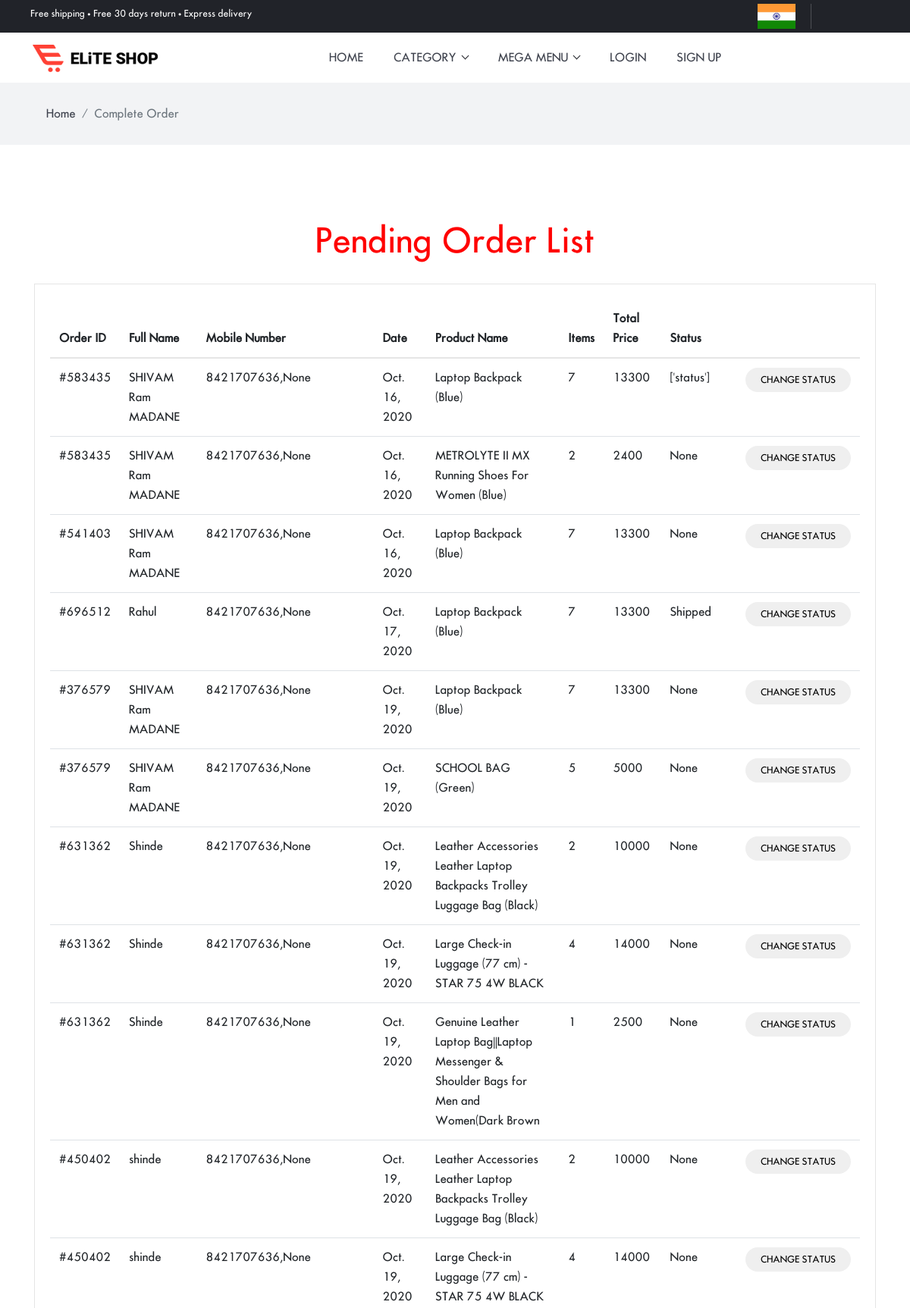
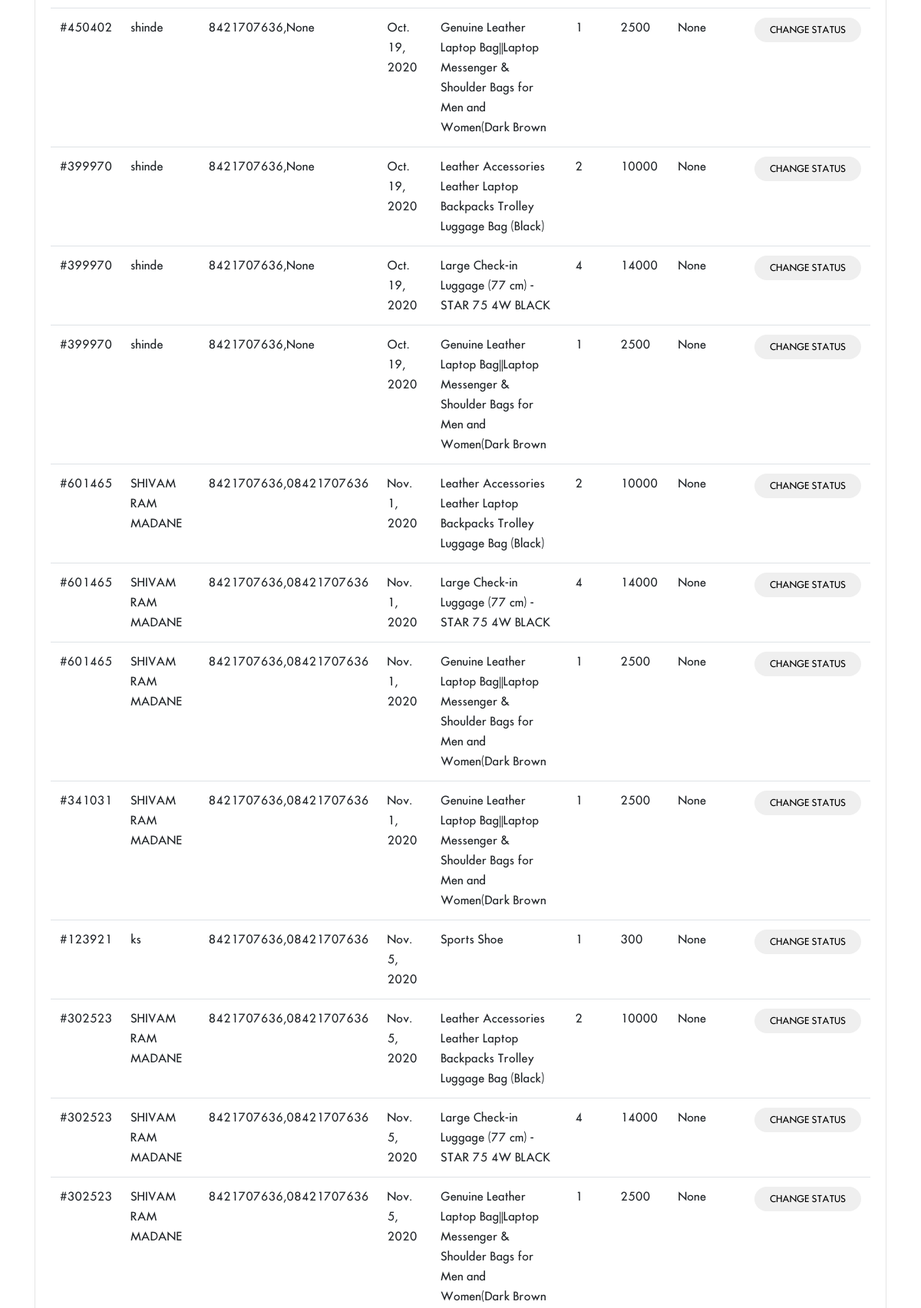
/otherthan/ (upper part), run on the app's committed database (2 pictures, top to bottom).
### shopping/models.py (models this page shows, shortened)
class order_product_detail(models.Model):
    order_detail=models.ForeignKey(order_product, on_delete=models.CASCADE, null=True)
    pro = models.ForeignKey(Product, on_delete=models.CASCADE, null=True,blank=True)
    quantity=models.IntegerField(null=True)
    estimated_date=models.DateField(null=True)
    total_amount=models.IntegerField(null=True)
    status = models.CharField(max_length=100, null=True, choices=status,blank=True)

class order_product(models.Model):
    usr = models.ForeignKey(User, on_delete=models.CASCADE, null=True)
    fullname=models.CharField(max_length=100,null=True)
    house_no=models.CharField(max_length=100,null=True,blank=True)
    area_name = models.CharField(max_length=100, null=True)
    landmark = models.CharField(max_length=100, null=True,blank=True)
    state_city = models.CharField(max_length=100, null=True)
    email=models.CharField(max_length=100,null=True,blank=True)
    pincode= models.CharField(max_length=100, null=True)
    mob1 = models.CharField(max_length=100, null=True)
    mob2 = models.CharField(max_length=100, null=True,blank=True)
    date=models.DateField(blank=True,null=True)
    order_id = models.CharField(max_length=100, null=True,blank=True)
    payment_status=models.CharField(max_length=100,default='Not Done',blank=True)
    payment_id=models.CharField(max_length=100, null=True,blank=True)
    amount=models.IntegerField(null=True,blank=True)

class Product(models.Model):
    Subcat = models.ForeignKey(Subcategory, on_delete=models.CASCADE, null=True)
    name = models.CharField(max_length=100,null=True)
    price = models.IntegerField(null=True)
    stock = models.IntegerField(null=True)
    img1 =models.FileField(null=True)
    img2 = models.FileField(null=True)
    img3 = models.FileField(null=True)
    des=models.TextField(null=True)
    rate=models.IntegerField(null=True)
    size=models.CharField(max_length=100,null=True,blank=True)

### shopping/views.py (the view)
# urls.py: path('otherthan/',other,name='oth'),
def other(request):
    data=[]
    pending_order = order_product_detail.objects.all()
    for i in pending_order:
        if i.status != 'Delivered':
            data.append(i)
    d={'data':data,"allcat": allcat,'mycart':mycartdata(request.user)}
    return render(request,'pen.html',d)

### shopping/views.py (called while the page is built)
def allcat():
    allcat = Category.objects.all()
    return allcat

def mycartdata(User=None):
    cartlist = []
    if User.is_authenticated:
        cart=AddToCart.objects.filter(usr=User)[::-1]
        cartlist=cart[:2]
    return cartlist

### shopping/templates/pen.html
{% extends 'base.html' %}
{% load static %}
{% block body %}
<div class="main-wrapper">
<nav class="bg-gray py-3">
  <div class="container">
    <ol class="breadcrumb">
      <li class="breadcrumb-item"><a href="index-2.html">Home</a></li>
      <li class="breadcrumb-item active" aria-current="page">Complete Order</li>
    </ol>
  </div>
</nav>
<section class="user-dashboard section">
	<div class="container">
		<div class="row">
			<div class="col-md-12">
				<center><h1 style="color:red;font-style:monospace;">Pending Order List</h1></center>
				<div class="dashboard-wrapper user-dashboard">
					<div class="table-responsive">
						<table class="table">
							<thead>
								<tr>
									<th>Order ID</th>
									<th>Full Name</th>
									<th>Mobile Number</th>
									<th>Date</th>
									<th>Product Name</th>
									<th>Items</th>
									<th>Total Price</th>
									<th>Status</th>
								</tr>
							</thead>
							<tbody>
							{% for i in data %}
								<tr>
									<td>#{{ i.order_detail.order_id }}</td>
									<td>{{ i.order_detail.fullname }}</td>
									<td>{{ i.order_detail.mob1 }},{{ i.order_detail.mob2 }}</td>
									<td>{{ i.order_detail.date }}</td>
									<td>{{ i.pro.name }}</td>
									<td>{{ i.quantity }}</td>
									<td>{{ i.total_amount }}</td>
									<td>{{ i.status }}</td>
									<td><a href="{% url 'change' i.id%}"><button class="btn btn-sm">Change Status</button></a> </td>
								</tr>
							{% endfor %}
							</tbody>
						</table>
					</div>
				</div>
			</div>
		</div>
	</div>
</section>
{% endblock %}

### static/css/style.css (style rules this page uses)
body { line-height: 26px; font-family: "futura_icgregular"; font-weight: 400; -webkit-font-smoothing: antialiased; font-size: 15px; }
h1, h2, h3, h4, h5, h6, .h1, .h2, .h3, .h4, .h5, .h6 { color: #3f434e; font-family: "futura_icgregular"; font-weight: 400; }
h1, .h1 { font-size: 44px; }
.btn { font-size: 15px; font-family: "futura_icgregular"; text-transform: uppercase; padding: 16.5px 45px; font-weight: 400; border: 0; border-radius: 40px; position: relative; transition: .2s ease; }
.btn-sm { padding: 7px 20px; font-size: 12px; }
body { background-color: #fff; overflow-x: hidden; }
ol, ul { list-style-type: none; margin: 0px; }
a, a:hover, a:focus { text-decoration: none; }
a, button, select, input, label { cursor: pointer; transition: .2s ease; }
.section { padding-top: 100px; padding-bottom: 100px; }
.breadcrumb { border-radius: 0; background-color: transparent; margin-bottom: 0; }
.breadcrumb-item a { color: #3f434e; }
.bg-gray { background: #f2f3f5; }
.dashboard-wrapper { border: 1px solid #e5e5e5; margin-top: 30px; padding: 20px; }
.dashboard-wrapper a { color: #222222; }
.table thead { border-bottom: 2px solid #e5e5e5; }
.table thead th { border: 0; }

### data on the page
order_product_detail: order_detail.order_id "583435", order_detail.fullname "SHIVAM Ram MADANE", order_detail.mob1 "8421707636", order_detail.mob2 "None", order_detail "Oct. 16, 2020", pro.name "Laptop Backpack (Blue)", quantity "7", total_amount "13300", status "['status']"
order_product_detail: order_detail.order_id "583435", order_detail.fullname "SHIVAM Ram MADANE", order_detail.mob1 "8421707636", order_detail.mob2 "None", order_detail "Oct. 16, 2020", pro.name "METROLYTE II MX Running Shoes For Women (Blue)", quantity "2", total_amount "2400", status "None"
order_product_detail: order_detail.order_id "541403", order_detail.fullname "SHIVAM Ram MADANE", order_detail.mob1 "8421707636", order_detail.mob2 "None", order_detail "Oct. 16, 2020", pro.name "Laptop Backpack (Blue)", quantity "7", total_amount "13300", status "None"
order_product_detail: order_detail.order_id "696512", order_detail.fullname "Rahul", order_detail.mob1 "8421707636", order_detail.mob2 "None", order_detail "Oct. 17, 2020", pro.name "Laptop Backpack (Blue)", quantity "7", total_amount "13300", status "Shipped"
order_product_detail: order_detail.order_id "376579", order_detail.fullname "SHIVAM Ram MADANE", order_detail.mob1 "8421707636", order_detail.mob2 "None", order_detail "Oct. 19, 2020", pro.name "Laptop Backpack (Blue)", quantity "7", total_amount "13300", status "None"
order_product_detail: order_detail.order_id "376579", order_detail.fullname "SHIVAM Ram MADANE", order_detail.mob1 "8421707636", order_detail.mob2 "None", order_detail "Oct. 19, 2020", pro.name "SCHOOL BAG (Green)", quantity "5", total_amount "5000", status "None"
order_product_detail: order_detail.order_id "631362", order_detail.fullname "Shinde", order_detail.mob1 "8421707636", order_detail.mob2 "None", order_detail "Oct. 19, 2020", pro.name "Leather Accessories Leather Laptop Backpacks Trolley Luggage Bag (Black)", quantity "2", total_amount "10000", status "None"
order_product_detail: order_detail.order_id "631362", order_detail.fullname "Shinde", order_detail.mob1 "8421707636", order_detail.mob2 "None", order_detail "Oct. 19, 2020", pro.name "Large Check-in Luggage (77 cm) - STAR 75 4W BLACK", quantity "4", total_amount "14000", status "None"
order_product_detail: order_detail.order_id "631362", order_detail.fullname "Shinde", order_detail.mob1 "8421707636", order_detail.mob2 "None", order_detail "Oct. 19, 2020", pro.name "Genuine Leather Laptop Bag||Laptop Messenger & Shoulder Bags for Men and Women(Dark Brown", quantity "1", total_amount "2500", status "None"
order_product_detail: order_detail.order_id "450402", order_detail.fullname "shinde", order_detail.mob1 "8421707636", order_detail.mob2 "None", order_detail "Oct. 19, 2020", pro.name "Leather Accessories Leather Laptop Backpacks Trolley Luggage Bag (Black)", quantity "2", total_amount "10000", status "None"
order_product_detail: order_detail.order_id "450402", order_detail.fullname "shinde", order_detail.mob1 "8421707636", order_detail.mob2 "None", order_detail "Oct. 19, 2020", pro.name "Large Check-in Luggage (77 cm) - STAR 75 4W BLACK", quantity "4", total_amount "14000", status "None"
order_product_detail: order_detail.order_id "450402", order_detail.fullname "shinde", order_detail.mob1 "8421707636", order_detail.mob2 "None", order_detail "Oct. 19, 2020", pro.name "Genuine Leather Laptop Bag||Laptop Messenger & Shoulder Bags for Men and Women(Dark Brown", quantity "1", total_amount "2500", status "None"
order_product_detail: order_detail.order_id "399970", order_detail.fullname "shinde", order_detail.mob1 "8421707636", order_detail.mob2 "None", order_detail "Oct. 19, 2020", pro.name "Leather Accessories Leather Laptop Backpacks Trolley Luggage Bag (Black)", quantity "2", total_amount "10000", status "None"
order_product_detail: order_detail.order_id "399970", order_detail.fullname "shinde", order_detail.mob1 "8421707636", order_detail.mob2 "None", order_detail "Oct. 19, 2020", pro.name "Large Check-in Luggage (77 cm) - STAR 75 4W BLACK", quantity "4", total_amount "14000", status "None"
order_product_detail: order_detail.order_id "399970", order_detail.fullname "shinde", order_detail.mob1 "8421707636", order_detail.mob2 "None", order_detail "Oct. 19, 2020", pro.name "Genuine Leather Laptop Bag||Laptop Messenger & Shoulder Bags for Men and Women(Dark Brown", quantity "1", total_amount "2500", status "None"
order_product_detail: order_detail.order_id "601465", order_detail.fullname "SHIVAM RAM MADANE", order_detail.mob1 "8421707636", order_detail.mob2 "08421707636", order_detail "Nov. 1, 2020", pro.name "Leather Accessories Leather Laptop Backpacks Trolley Luggage Bag (Black)", quantity "2", total_amount "10000", status "None"
order_product_detail: order_detail.order_id "601465", order_detail.fullname "SHIVAM RAM MADANE", order_detail.mob1 "8421707636", order_detail.mob2 "08421707636", order_detail "Nov. 1, 2020", pro.name "Large Check-in Luggage (77 cm) - STAR 75 4W BLACK", quantity "4", total_amount "14000", status "None"
order_product_detail: order_detail.order_id "601465", order_detail.fullname "SHIVAM RAM MADANE", order_detail.mob1 "8421707636", order_detail.mob2 "08421707636", order_detail "Nov. 1, 2020", pro.name "Genuine Leather Laptop Bag||Laptop Messenger & Shoulder Bags for Men and Women(Dark Brown", quantity "1", total_amount "2500", status "None"
order_product_detail: order_detail.order_id "341031", order_detail.fullname "SHIVAM RAM MADANE", order_detail.mob1 "8421707636", order_detail.mob2 "08421707636", order_detail "Nov. 1, 2020", pro.name "Genuine Leather Laptop Bag||Laptop Messenger & Shoulder Bags for Men and Women(Dark Brown", quantity "1", total_amount "2500", status "None"
order_product_detail: order_detail.order_id "123921", order_detail.fullname "ks", order_detail.mob1 "8421707636", order_detail.mob2 "08421707636", order_detail "Nov. 5, 2020", pro.name "Sports Shoe", quantity "1", total_amount "300", status "None"
order_product_detail: order_detail.order_id "302523", order_detail.fullname "SHIVAM RAM MADANE", order_detail.mob1 "8421707636", order_detail.mob2 "08421707636", order_detail "Nov. 5, 2020", pro.name "Leather Accessories Leather Laptop Backpacks Trolley Luggage Bag (Black)", quantity "2", total_amount "10000", status "None"
order_product_detail: order_detail.order_id "302523", order_detail.fullname "SHIVAM RAM MADANE", order_detail.mob1 "8421707636", order_detail.mob2 "08421707636", order_detail "Nov. 5, 2020", pro.name "Large Check-in Luggage (77 cm) - STAR 75 4W BLACK", quantity "4", total_amount "14000", status "None"
order_product_detail: order_detail.order_id "302523", order_detail.fullname "SHIVAM RAM MADANE", order_detail.mob1 "8421707636", order_detail.mob2 "08421707636", order_detail "Nov. 5, 2020", pro.name "Genuine Leather Laptop Bag||Laptop Messenger & Shoulder Bags for Men and Women(Dark Brown", quantity "1", total_amount "2500", status "None"
